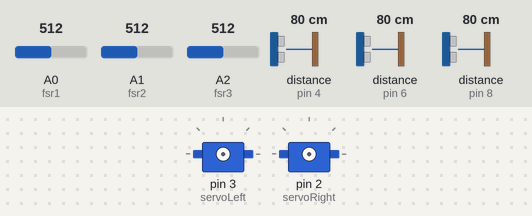
Simulated run of this sketch. Board: Arduino Uno, built with avr-gcc and run on an emulated ATmega328P. Shown: 2 × servo. Wiring (inferred from the names in the program): 3 × ultrasonic range finder: trigger pin 5, echo pin 4 / trigger pin 7, echo pin 6 / trigger pin 9, echo pin 8. Inputs (shaded band) come from the test bench; at power-on: distance to the obstacle (sensors on pin 6, pin 8, pin 4) 80 cm, A0 (fsr1) = 512, A1 (fsr2) = 512, A2 (fsr3) = 512. The echo pulse lasts 58.3 µs per cm; what the sketch prints to the serial monitor is not drawn.

Above: at 1.2 s.
1.3 s: distance to the obstacle (sensor on pin 6) set to 12 cm
3.9 s: distance to the obstacle (sensor on pin 6) set to 9 cm
At 5.8 s:
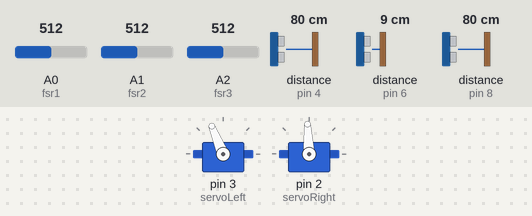
8.5 s: distance to the obstacle (sensor on pin 6) set to 18 cm
11.5 s: distance to the obstacle (sensor on pin 8) set to 12 cm
16.1 s: distance to the obstacle (sensor on pin 8) set to 9 cm
At 18.1 s:
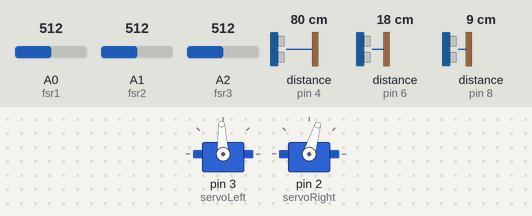
20.7 s: distance to the obstacle (sensor on pin 8) set to 18 cm
At 23.6 s:
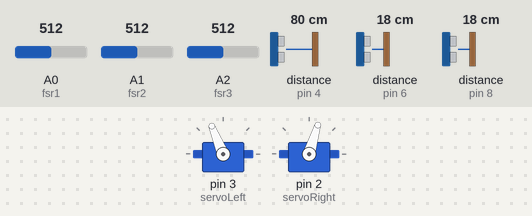
Timing chart, 0 to 25.0 s (numbered marks = the images above; inputs shaded):
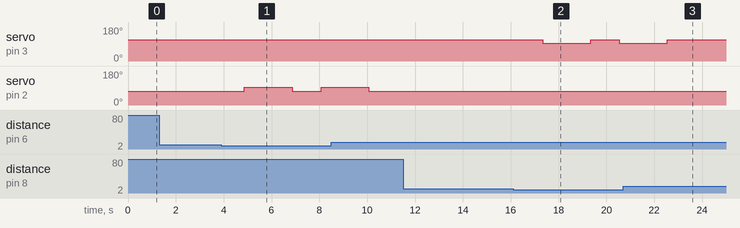

The sketch:

Arduino_Code.ino
```cpp
#include <Servo.h>
const int trigPin1 = 5;      // Define trigger and echo pins of Ultrasonic Sensors
const int echoPin1 = 4;
const int trigPin2 = 7;
const int echoPin2 = 6;
const int trigPin3 = 9;
const int echoPin3 = 8;
Servo servoMotor;
Servo servoLeft;            // Declare left and right servos
Servo servoRight;
int info = 0;         //variable for the information comming from the bluetooth module
int state = 0;       //simple variable for displaying the state
int fsr1 = A0;  // Analog Pins for FSR Sensors
int fsr2 = A1;
int fsr3 = A2;
int fsrReading1 = 0;
int fsrReading2 ;
int fsrReading3 ;
long duration1, duration2, duration3 ;
int distance1, distance2, distance3;
void setup()
{
  pinMode(trigPin1, OUTPUT); // Sets the trigPin as an Output
  pinMode(echoPin1, INPUT); // Sets the echoPin as an Input
  pinMode(trigPin2, OUTPUT); // Sets the trigPin as an Output
  pinMode(echoPin2, INPUT); // Sets the echoPin as an Input
  pinMode(trigPin3, OUTPUT); // Sets the trigPin as an Output
  pinMode(echoPin3, INPUT); // Sets the echoPin as an Input
  Serial.begin(9600); // Starts the serial communication
}
void loop() {

  if (Serial.available() > 0) { //if there is any information comming from the serial lines...
    info = Serial.read();
    state = 0;   //...than store it into the "info" variable
  }


  // Clears the trigPin
  digitalWrite(trigPin1, LOW);
  delayMicroseconds(2);
  // Sets the trigPin on HIGH state for 10 micro seconds
  digitalWrite(trigPin1, HIGH);
  delayMicroseconds(10);
  digitalWrite(trigPin1, LOW);
  // Reads the echoPin, returns the sound wave travel time in microseconds
  duration1 = pulseIn(echoPin1, HIGH);
  // Calculating the distance
  distance1 = duration1 * 0.034 / 2;
  // Prints the distance on the Serial Monitor
  Serial.print("Distance 1 = ");
  Serial.print(distance1);
  Serial.print(" cm");
  Serial.print("|");
  delay(300);


  // Clears the trigPin
  digitalWrite(trigPin2, LOW);
  delayMicroseconds(2);
  // Sets the trigPin on HIGH state for 10 micro seconds
  digitalWrite(trigPin2, HIGH);
  delayMicroseconds(10);
  digitalWrite(trigPin2, LOW);
  // Reads the echoPin, returns the sound wave travel time in microseconds
  duration2 = pulseIn(echoPin2, HIGH);
  // Calculating the distance
  distance2 = duration2 * 0.034 / 2;
  // Prints the distance on the Serial Monitor
  Serial.print("Distance 2 = ");
  Serial.print(distance2);
  Serial.print(" cm");
  Serial.print("|");
  delay(300);

  // Clears the trigPin
  digitalWrite(trigPin3, LOW);
  delayMicroseconds(2);
  // Sets the trigPin on HIGH state for 10 micro seconds
  digitalWrite(trigPin3, HIGH);
  delayMicroseconds(10);
  digitalWrite(trigPin3, LOW);
  // Reads the echoPin, returns the sound wave travel time in microseconds
  duration3 = pulseIn(echoPin3, HIGH);
  // Calculating the distance
  distance3 = duration3 * 0.034 / 2;
  // Prints the distance on the Serial Monitor
  Serial.print("Distance 3 = ");
  Serial.print(distance3);
  Serial.println(" cm");
  delay(300);

  fsrReading1 = analogRead(fsr1);
  //delay (100);
  fsrReading2 = analogRead(fsr2);
  //delay (100);
  fsrReading3 = analogRead(fsr3);
  //delay (100);

  Serial.print("FSR1 = ");
  Serial.print(fsrReading1);
  Serial.print(" \t ");
  Serial.print("FSR2 = ");
  Serial.print(fsrReading2);
  Serial.print(" \t ");
  Serial.print("FSR2 = ");
  Serial.print(fsrReading3);
  Serial.println("|");
  delay (300);

  if (distance1 < 10 || distance2 < 10) {
    Serial.print("Obstacle Detected");
    Serial.println(" \t ");
    servoLeft.attach(3);                      // Attach left signal to pin 3
    servoRight.attach(2);                     // Attach right signal to pin 2
    servoLeft.writeMicroseconds(1700);         // Move Right
    servoRight.writeMicroseconds(1500);
    delay (2000);
    servoLeft.detach();       //Stop Sending Signal to Servo Pin
    servoRight.detach();
  }

  else if (distance3 < 10) {
    Serial.print("Obstacle Detected");
    Serial.println(" \t ");
    servoLeft.attach(3);
    servoRight.attach(2);
    servoLeft.writeMicroseconds(1500);         // Move Left
    servoRight.writeMicroseconds(1300);
    delay (2000);
    servoLeft.detach();
    servoRight.detach();
  }
  else {
    Serial.print(" No Obstacle Detected");
    Serial.println(" \t ");
  }

  // Full speed forward
  if (fsrReading1 > 100) {
    servoLeft.attach(3);
    servoRight.attach(2);
    servoLeft.writeMicroseconds(1700);         // Left wheel  clockwise
    servoRight.writeMicroseconds(1300);        // Right wheel clockwise
    //delay(2000);
  }

  //Pivot forward-left
  else if (fsrReading2 > 100) {
    servoLeft.attach(3);
    servoRight.attach(2);
    servoLeft.writeMicroseconds(1500);         // Left wheel stop
    servoRight.writeMicroseconds(1300);        // Right wheel clockwise
    //delay(2000);
  }

  // Pivot forward-right
  else if (fsrReading3 > 100) {
    servoLeft.attach(3);                      // Attach left signal to pin 13
    servoRight.attach(2);
    servoLeft.writeMicroseconds(1700);         // Left wheel clockwise
    servoRight.writeMicroseconds(1500);        // Right wheel stop
    //delay(2000);
  }

  else {
    servoLeft.detach();
    servoRight.detach();
  }
}
```

Measured:
- the behaviour switches between 11 and 10 cm on distance to the obstacle (sensor on pin 6) (found by bisection; images 0 and 1)
- the behaviour switches between 11 and 10 cm on distance to the obstacle (sensor on pin 8) (found by bisection; images 1 and 2)
- after the input at 1.3 s, every drawn part: stays the same
- after the input at 3.9 s, servo on pin 2 (servoRight): 73° → 93° after 0.96 s, → 73° 2.0 s later, → 93° 1.2 s later
- after the input at 11.5 s, every drawn part: stays the same
- after the input at 16.1 s, servo on pin 3 (servoLeft): 112° → 93° after 1.2 s, → 112° 2.0 s later, → 93° 1.2 s later
- after the input at 20.7 s, servo on pin 3 (servoLeft): goes on until 22.5 s, then stays 112°
